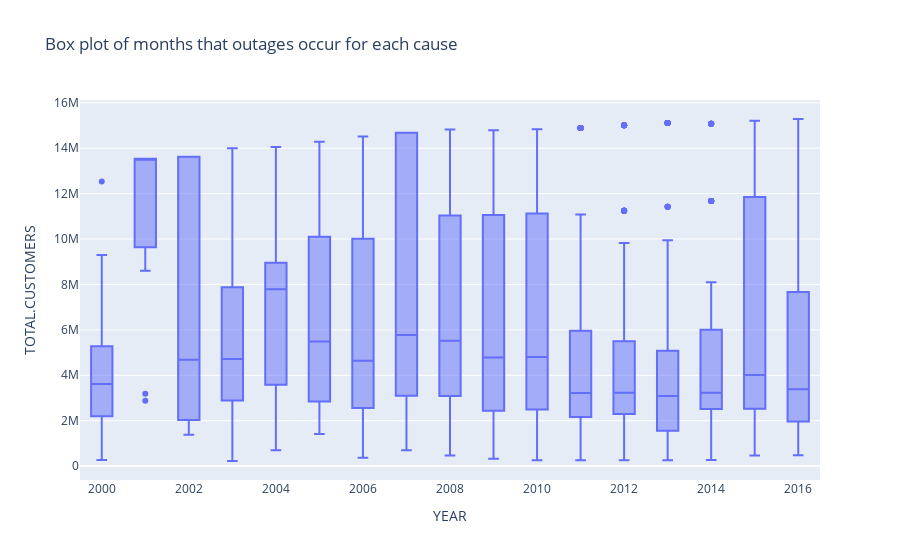

Notebook source saved alongside this figure:
### Code cell
fig = px.box(outage, x='YEAR', y="TOTAL.CUSTOMERS", title="Box plot of months that outages occur for each cause")
fig.show()

### Figure 1 — Plotly figure (JSON) as saved in the notebook; plotly's stock layout.template omitted (floating-point values rounded to 4 significant figures; data arrays with more than 128 entries replaced by an {"elided": "..."} marker saying what was removed)
{"data": [{"alignmentgroup": "True", "hovertemplate": "YEAR=%{x}<br>TOTAL.CUSTOMERS=%{y}<extra></extra>", "legendgroup": "", "marker": {"color": "#636efa"}, "name": "", "notched": false, "offsetgroup": "", "orientation": "v", "showlegend": false, "type": "box", "x": {"elided": "1534 int values"}, "x0": " ", "xaxis": "x", "y": {"elided": "1534 int values"}, "y0": " ", "yaxis": "y"}], "layout": {"boxmode": "group", "legend": {"tracegroupgap": 0}, "title": {"text": "Box plot of months that outages occur for each cause"}, "xaxis": {"anchor": "y", "domain": [0, 1], "title": {"text": "YEAR"}}, "yaxis": {"anchor": "x", "domain": [0, 1], "title": {"text": "TOTAL.CUSTOMERS"}}}}
